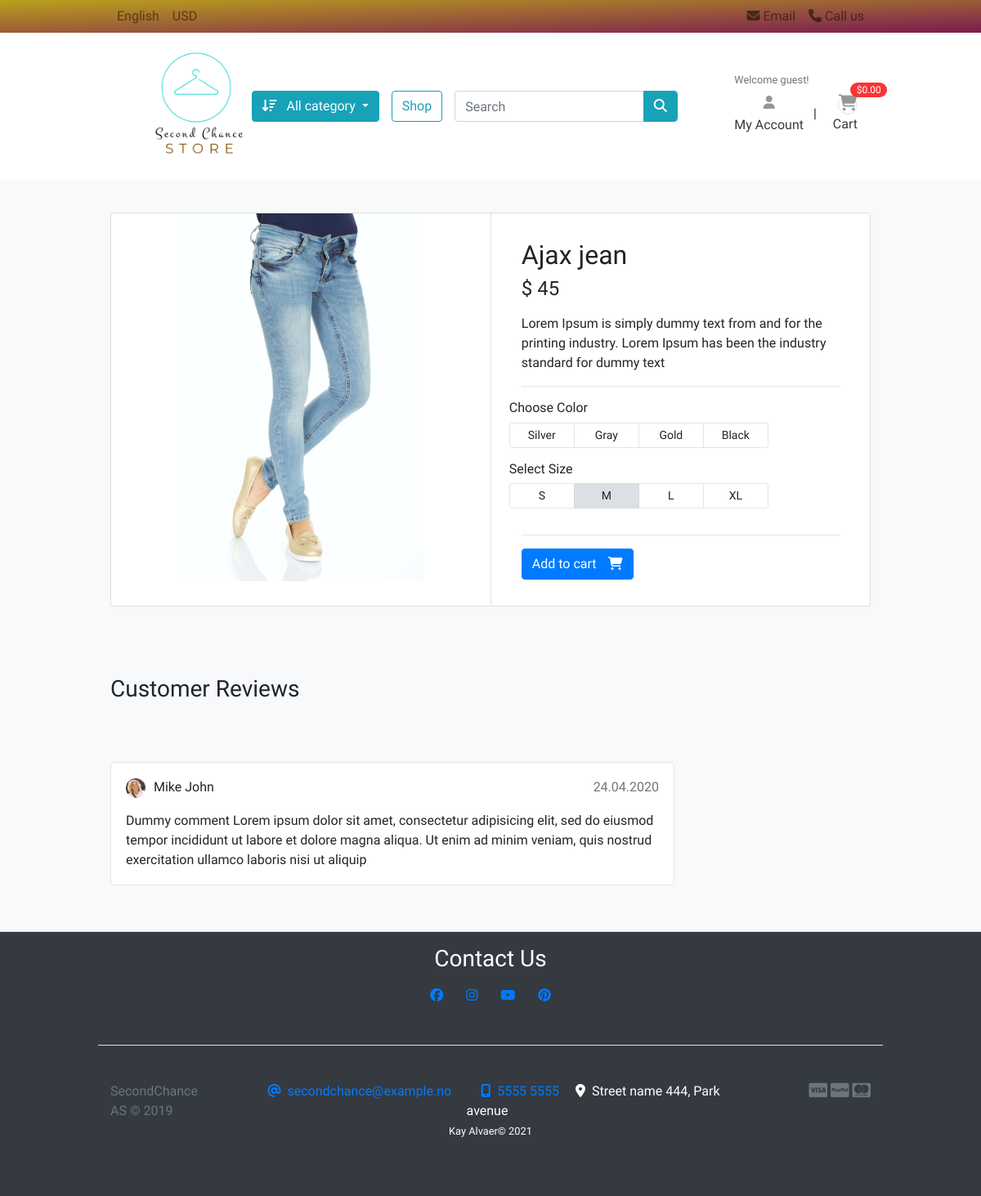
Page /stock/women/ajax-jean/ on the committed database.
### stock/models.py (models this page shows, shortened)
class Product(models.Model):
    product_name    = models.CharField(max_length=200, unique=True)
    slug            = models.SlugField(max_length=200, unique=True)
    description     = models.TextField(max_length=500, blank=True)
    price           = models.IntegerField()
    images          = models.ImageField(upload_to='photos/products')
    stock           = models.IntegerField()
    is_available    = models.BooleanField(default=True)
    category        = models.ForeignKey(Category, on_delete=models.CASCADE)
    created_date    = models.DateTimeField(auto_now_add=True)
    modified_date   = models.DateTimeField(auto_now=True)

### stock/views.py (the view)
# urls.py: path('<slug:category_slug>/<slug:product_slug>/', views.product_info, name='product_info'),
def product_info(request, category_slug, product_slug):
    try:
        single_product = Product.objects.get(category__slug=category_slug, slug=product_slug)
    except Exception as e:
        raise e
    context = {
        'single_product': single_product,
    }
    return render(request, 'stock/product_info.html', context)

### category/context_processors.py (called while the page is built)
def category_links(request):
    links = Category.objects.all()
    return dict(links=links)

### category/models.py (called while the page is built)
    def get_urlcategory(self):
        return reverse('products_in_category', args=[self.slug])

### templates/stock/product_info.html
{% extends 'base.html' %} {% load static %} {% block content %}
<section class="section-content padding-y bg">
    <div class="container">
        <div class="card">
            <div class="row no-gutters">
                <aside class="col-md-6">
                    <article class="gallery-wrap">
                        <div class="img-big-wrap">
                            <a href="#" target="mainImage"><img src="{{single_product.images.url}}" alt="Product Image" /></a>
                        </div>
                    </article>
                </aside>
                <main class="col-md-6 border-left">
                    <article class="content-body">
                        <h2 class="title">{{ single_product.product_name }}</h2>
                        <div class="mb-3">
                            <var class="price h4">$ {{single_product.price}}</var>
                        </div>
                        <p>{{ single_product.description }}</p>
                        <hr />
                        <div class="row">
                            <div class="item-option-select">
                                <h6>Choose Color</h6>
                                <div class="btn-group btn-group-sm btn-group-toggle" data-toggle="buttons">
                                    <label class="btn btn-light">
                    <input type="radio" name="radio_color" /> Silver
                  </label>
                                    <label class="btn btn-light">
                    <input type="radio" name="radio_color" /> Gray
                  </label>
                                    <label class="btn btn-light active">
                    <input type="radio" name="radio_color checked" /> Gold
                  </label>
                                    <label class="btn btn-light">
                    <input type="radio" name="radio_color" /> Black
                  </label>
                                </div>
                            </div>
                        </div>
                        <div class="row">
                            <div class="item-option-select">
                                <h6>Select Size</h6>
                                <div class="btn-group btn-group-sm btn-group-toggle" data-toggle="buttons">
                                    <label class="btn btn-light">
                    <input type="radio" name="radio_color" /> S
                  </label>
                                    <label class="btn btn-light active">
                    <input type="radio" name="radio_color" checked /> M
                  </label>
                                    <label class="btn btn-light">
                    <input type="radio" name="radio_color" /> L
                  </label>
                                    <label class="btn btn-light">
                    <input type="radio" name="radio_color" /> XL
                  </label>
                                </div>
                            </div>
                        </div>
                        <hr />
                        <a href="./product_info.html" class="btn btn-primary">
                            <span class="text">Add to cart</span>
                            <i class="fas fa-shopping-cart"></i>
                        </a>
                    </article>
                </main>
            </div>
        </div>
        <br />
        <div class="row">
            <div class="col-md-9">
                <header class="section-heading">
                    <h3>Customer Reviews</h3>
                </header>
                <article class="box mb-3">
                    <div class="icontext w-100">
                        <img src="{% static './images/avatars/avatar1.jpg' %}" class="img-xs icon rounded-circle" />
                        <div class="text">
                            <span class="date text-muted float-md-right">24.04.2020 </span>
                            <h6 class="mb-1">Mike John</h6>
                        </div>
                    </div>
                    <div class="mt-3">
                        <p>
                            Dummy comment Lorem ipsum dolor sit amet, consectetur adipisicing elit, sed do eiusmod tempor incididunt ut labore et dolore magna aliqua. Ut enim ad minim veniam, quis nostrud exercitation ullamco laboris nisi ut aliquip
                        </p>
                    </div>
                </article>
            </div>
        </div>
    </div>
</section>
{% endblock %}

### shopcore/static/css/ui.css (style rules this page uses)
body { font-family: 'Ubuntu', sans-serif; }
.content-body { flex: 1 1 auto; padding: 2rem 2.3rem; }
.img-xs, .img-sm, .img-md, .img-lg { -o-object-fit: cover; object-fit: cover; flex-shrink: 0; flex-grow: 0; }
.img-xs { width: 40px; height: 40px; }
.padding-y { padding-top: 40px; padding-bottom: 40px; }
var { font-style: normal; }
article:after, .form-group:after { display: block; clear: both; content: ""; }
.bg { background-color: #f8f9fa; }
.section-heading { margin-bottom: 20px; margin-top: 15px; }
p:last-child { margin-bottom: 0; }
.btn-light { background-color: #fff; border-color: #e4e4e4; }
.btn .text + i { margin-left: 10px; }
.icontext { display: inline-flex; align-items: center; vertical-align: middle; }
.icontext .text { width: 100%; line-height: 1.2; }
.icontext .icon { position: relative; margin-right: 10px; flex-shrink: 0; flex-grow: 0; }
.box { padding: 18px; background: #fff; border-radius: 0.37rem; border: 1px solid #e4e4e4; }
.box img { max-width: 100%; }
.section-heading { padding: 45px 0; }
.gallery-wrap .img-big-wrap { margin-bottom: 10px; border-radius: 0.37rem; overflow: hidden; background-color: #fff; }
.gallery-wrap .img-big-wrap a { text-align: center; display: block; }
.gallery-wrap .img-big-wrap img { height: 450px; width: auto; display: inline-block; }
.item-option-select { margin-bottom: 1rem; display: inline-block; margin-right: 15px; }
.item-option-select .btn { min-width: 80px; }
.icon { align-items: center; display: inline-flex; justify-content: center; height: 1.5rem; width: 1.5rem; }
@media (min-width: 1200px) { .container { max-width: 80%; } }

### rows in the picture
Product: images (picture), product_name "Ajax jean", price "45", description "Lorem Ipsum is simply dummy text from and for the printing industry. Lorem Ipsum has been the industry standard for dummy text"
